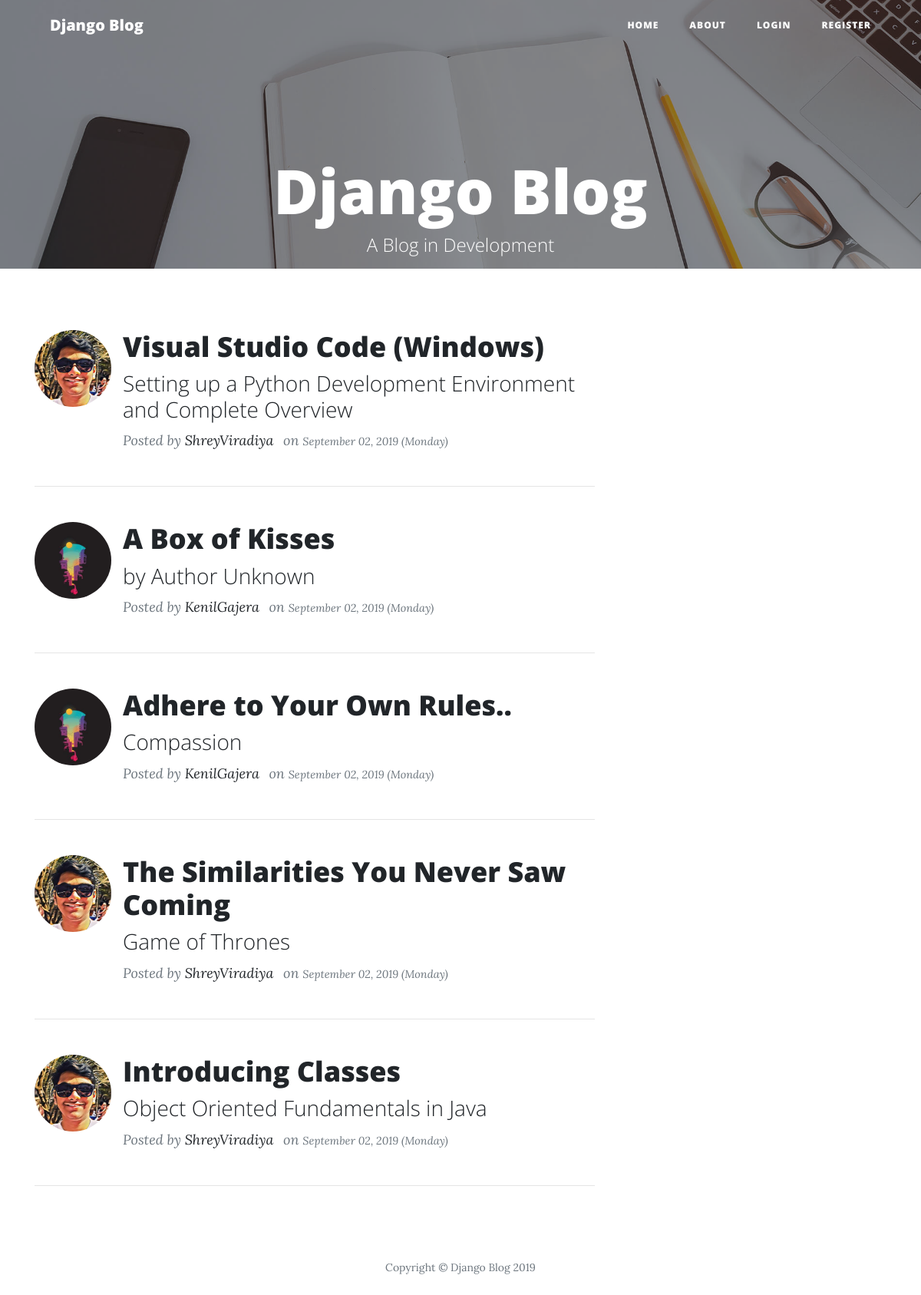
Before: / with the older database file.
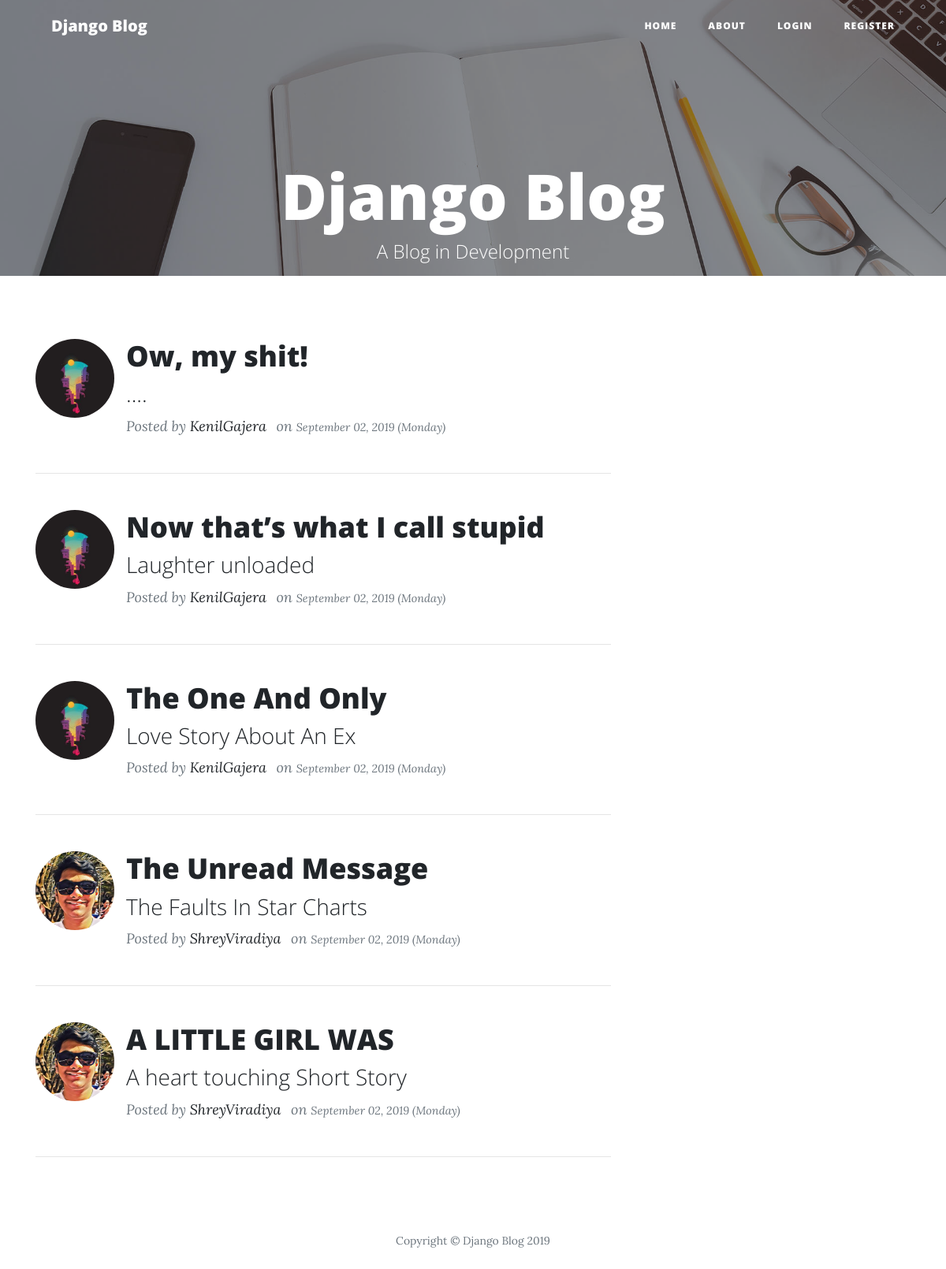
After: the same page with the newer database file.
### blog/models.py (models this page shows, shortened)
class Post(models.Model):
    title = models.CharField(max_length = 100)
    subtitle = models.CharField(max_length = 500, default = "Subtitle Text Here")
    content = models.TextField()
    date_posted = models.DateTimeField(default = timezone.now)
    author = models.ForeignKey(User, on_delete = models.CASCADE)

### users/models.py (models this page shows, shortened)
class Profile(models.Model):
    user = models.OneToOneField(User, on_delete = models.CASCADE)
    image = models.ImageField(default = 'default.jpg', upload_to = 'profile_pics')

### blog/views.py (the view)
# urls.py: path('', PostListView.as_view() , name = 'blog-home'),
class PostListView(ListView):
    model = Post
    template_name = 'blog/home.html'  # <app>/<model>_<viewtype>.html
    context_object_name = 'posts'
    ordering = ['-date_posted']
    paginate_by = 5

### blog/templates/blog/home.html
{% extends "blog/base.html" %}
{% block content %}
    {%for post in posts%}
    <div class="d-xl-flex align-items-xl-start">
    <img class="rounded-circle" src="{{ post.author.profile.image.url }}" style="height: 100px; width: 100px; margin-right: 15px;margin-top: 30px">
    <div class="post-preview">
        <a href="{% url 'post-detail' post.id %}">
            <h2 class="post-title">{{ post.title }}</h2>
        </a>
        <a>
            <h3 class="post-subtitle">{{ post.subtitle }}</h3></a>
        <p class="post-meta">Posted by <a class="mr-2" href="#">{{ post.author }}</a> on <small class="text-muted">{{ post.date_posted|date:"F d, Y (l)" }}</small></p>
    </div>
    </div>
    <hr>
    {%endfor%}
{% endblock content %}

Changed rows visible on the page:
no longer on this page (row edited): Post: author.profile.image (picture), title "Visual Studio Code (Windows)", subtitle "Setting up a Python Development Environment and Complete Overview", author "ShreyViradiya", date_posted "September 02, 2019 (Monday)"
no longer on this page (row unchanged): Post: author.profile.image (placeholder picture), title "A Box of Kisses", subtitle "by Author Unknown", author "KenilGajera", date_posted "September 02, 2019 (Monday)"
no longer on this page (row unchanged): Post: author.profile.image (placeholder picture), title "Adhere to Your Own Rules..", subtitle "Compassion", author "KenilGajera", date_posted "September 02, 2019 (Monday)"
no longer on this page (row unchanged): Post: author.profile.image (picture), title "The Similarities You Never Saw Coming", subtitle "Game of Thrones", author "ShreyViradiya", date_posted "September 02, 2019 (Monday)"
no longer on this page (row unchanged): Post: author.profile.image (picture), title "Introducing Classes", subtitle "Object Oriented Fundamentals in Java", author "ShreyViradiya", date_posted "September 02, 2019 (Monday)"
added Post: author.profile.image (placeholder picture), title "Ow, my shit!", subtitle "....", author "KenilGajera", date_posted "September 02, 2019 (Monday)"
added Post: author.profile.image (placeholder picture), title "Now that’s what I call stupid", subtitle "Laughter unloaded", author "KenilGajera", date_posted "September 02, 2019 (Monday)"
added Post: author.profile.image (placeholder picture), title "The One And Only", subtitle "Love Story About An Ex", author "KenilGajera", date_posted "September 02, 2019 (Monday)"
added Post: author.profile.image (picture), title "The Unread Message", subtitle "The Faults In Star Charts", author "ShreyViradiya", date_posted "September 02, 2019 (Monday)"
added Post: author.profile.image (picture), title "A LITTLE GIRL WAS", subtitle "A heart touching Short Story", author "ShreyViradiya", date_posted "September 02, 2019 (Monday)"
